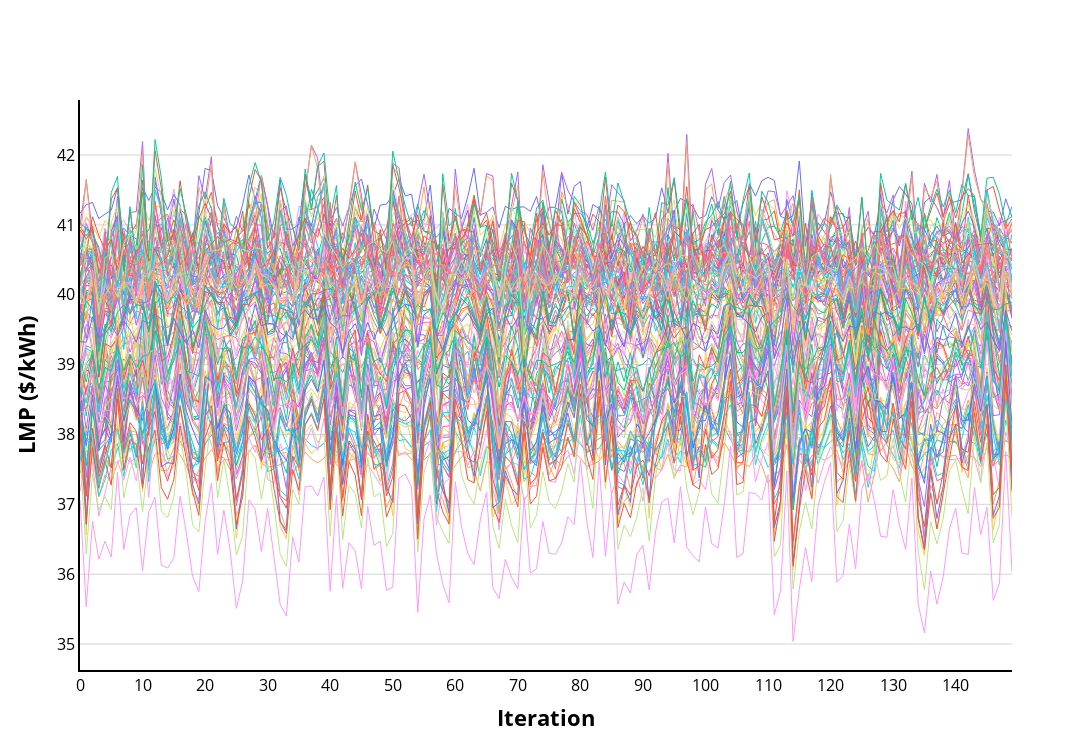

The cell this chart's notebook holds for it:
### Code cell
figLMC = go.Figure()
for i in range(0,X_test.shape[1]):
  figLMC.add_trace(go.Scatter(y=y_test[:,i],
                    mode='lines',
                    line=dict(width=1)))

figLMC.update_xaxes(title_text='<b>Iteration</b>',titlefont_size=22,tickfont_size=16, tickmode = 'linear', tick0 = 0, dtick = 10)
figLMC.update_yaxes(title_text='<b>LMP ($/kWh)</b>',titlefont_size=22,tickfont_size=16)


figLMC.update_layout(width=1500,
                     height=750,
                     paper_bgcolor='rgba(0,0,0,0)',
                     plot_bgcolor='rgba(0,0,0,0)',
                     yaxis=dict(color="black"),
                     xaxis=dict(color="black"),
                     showlegend=False
                    ) 
figLMC.update_xaxes(showline=True, linewidth=2, linecolor='black', mirror=False)
figLMC.update_yaxes(showline=True, linewidth=2, gridcolor='lightgray', linecolor='black', mirror=False)
figLMC.show()

### Figure 1 — Plotly figure (JSON) as saved in the notebook; plotly's stock layout.template omitted (floating-point values rounded to 4 significant figures; data arrays with more than 128 entries replaced by an {"elided": "..."} marker saying what was removed)
{"data": [{"line": {"width": 1}, "mode": "lines", "type": "scatter", "y": {"elided": "150 float values"}}, {"line": {"width": 1}, "mode": "lines", "type": "scatter", "y": {"elided": "150 float values"}}, {"line": {"width": 1}, "mode": "lines", "type": "scatter", "y": {"elided": "150 float values"}}, {"line": {"width": 1}, "mode": "lines", "type": "scatter", "y": {"elided": "150 float values"}}, {"line": {"width": 1}, "mode": "lines", "type": "scatter", "y": {"elided": "150 float values"}}, {"line": {"width": 1}, "mode": "lines", "type": "scatter", "y": {"elided": "150 float values"}}, {"line": {"width": 1}, "mode": "lines", "type": "scatter", "y": {"elided": "150 float values"}}, {"line": {"width": 1}, "mode": "lines", "type": "scatter", "y": {"elided": "150 float values"}}, {"line": {"width": 1}, "mode": "lines", "type": "scatter", "y": {"elided": "150 float values"}}, {"line": {"width": 1}, "mode": "lines", "type": "scatter", "y": {"elided": "150 float values"}}, {"line": {"width": 1}, "mode": "lines", "type": "scatter", "y": {"elided": "150 float values"}}, {"line": {"width": 1}, "mode": "lines", "type": "scatter", "y": {"elided": "150 float values"}}, {"line": {"width": 1}, "mode": "lines", "type": "scatter", "y": {"elided": "150 float values"}}, {"line": {"width": 1}, "mode": "lines", "type": "scatter", "y": {"elided": "150 float values"}}, {"line": {"width": 1}, "mode": "lines", "type": "scatter", "y": {"elided": "150 float values"}}, {"line": {"width": 1}, "mode": "lines", "type": "scatter", "y": {"elided": "150 float values"}}, {"line": {"width": 1}, "mode": "lines", "type": "scatter", "y": {"elided": "150 float values"}}, {"line": {"width": 1}, "mode": "lines", "type": "scatter", "y": {"elided": "150 float values"}}, {"line": {"width": 1}, "mode": "lines", "type": "scatter", "y": {"elided": "150 float values"}}, {"line": {"width": 1}, "mode": "lines", "type": "scatter", "y": {"elided": "150 float values"}}, {"line": {"width": 1}, "mode": "lines", "type": "scatter", "y": {"elided": "150 float values"}}, {"line": {"width": 1}, "mode": "lines", "type": "scatter", "y": {"elided": "150 float values"}}, {"line": {"width": 1}, "mode": "lines", "type": "scatter", "y": {"elided": "150 float values"}}, {"line": {"width": 1}, "mode": "lines", "type": "scatter", "y": {"elided": "150 float values"}}, {"line": {"width": 1}, "mode": "lines", "type": "scatter", "y": {"elided": "150 float values"}}, {"line": {"width": 1}, "mode": "lines", "type": "scatter", "y": {"elided": "150 float values"}}, {"line": {"width": 1}, "mode": "lines", "type": "scatter", "y": {"elided": "150 float values"}}, {"line": {"width": 1}, "mode": "lines", "type": "scatter", "y": {"elided": "150 float values"}}, {"line": {"width": 1}, "mode": "lines", "type": "scatter", "y": {"elided": "150 float values"}}, {"line": {"width": 1}, "mode": "lines", "type": "scatter", "y": {"elided": "150 float values"}}, {"line": {"width": 1}, "mode": "lines", "type": "scatter", "y": {"elided": "150 float values"}}, {"line": {"width": 1}, "mode": "lines", "type": "scatter", "y": {"elided": "150 float values"}}, {"line": {"width": 1}, "mode": "lines", "type": "scatter", "y": {"elided": "150 float values"}}, {"line": {"width": 1}, "mode": "lines", "type": "scatter", "y": {"elided": "150 float values"}}, {"line": {"width": 1}, "mode": "lines", "type": "scatter", "y": {"elided": "150 float values"}}, {"line": {"width": 1}, "mode": "lines", "type": "scatter", "y": {"elided": "150 float values"}}, {"line": {"width": 1}, "mode": "lines", "type": "scatter", "y": {"elided": "150 float values"}}, {"line": {"width": 1}, "mode": "lines", "type": "scatter", "y": {"elided": "150 float values"}}, {"line": {"width": 1}, "mode": "lines", "type": "scatter", "y": {"elided": "150 float values"}}, {"line": {"width": 1}, "mode": "lines", "type": "scatter", "y": {"elided": "150 float values"}}, {"line": {"width": 1}, "mode": "lines", "type": "scatter", "y": {"elided": "150 float values"}}, {"line": {"width": 1}, "mode": "lines", "type": "scatter", "y": {"elided": "150 float values"}}, {"line": {"width": 1}, "mode": "lines", "type": "scatter", "y": {"elided": "150 float values"}}, {"line": {"width": 1}, "mode": "lines", "type": "scatter", "y": {"elided": "150 float values"}}, {"line": {"width": 1}, "mode": "lines", "type": "scatter", "y": {"elided": "150 float values"}}, {"line": {"width": 1}, "mode": "lines", "type": "scatter", "y": {"elided": "150 float values"}}, {"line": {"width": 1}, "mode": "lines", "type": "scatter", "y": {"elided": "150 float values"}}, {"line": {"width": 1}, "mode": "lines", "type": "scatter", "y": {"elided": "150 float values"}}, {"line": {"width": 1}, "mode": "lines", "type": "scatter", "y": {"elided": "150 float values"}}, {"line": {"width": 1}, "mode": "lines", "type": "scatter", "y": {"elided": "150 float values"}}, {"line": {"width": 1}, "mode": "lines", "type": "scatter", "y": {"elided": "150 float values"}}, {"line": {"width": 1}, "mode": "lines", "type": "scatter", "y": {"elided": "150 float values"}}, {"line": {"width": 1}, "mode": "lines", "type": "scatter", "y": {"elided": "150 float values"}}, {"line": {"width": 1}, "mode": "lines", "type": "scatter", "y": {"elided": "150 float values"}}, {"line": {"width": 1}, "mode": "lines", "type": "scatter", "y": {"elided": "150 float values"}}, {"line": {"width": 1}, "mode": "lines", "type": "scatter", "y": {"elided": "150 float values"}}, {"line": {"width": 1}, "mode": "lines", "type": "scatter", "y": {"elided": "150 float values"}}, {"line": {"width": 1}, "mode": "lines", "type": "scatter", "y": {"elided": "150 float values"}}, {"line": {"width": 1}, "mode": "lines", "type": "scatter", "y": {"elided": "150 float values"}}, {"line": {"width": 1}, "mode": "lines", "type": "scatter", "y": {"elided": "150 float values"}}, {"line": {"width": 1}, "mode": "lines", "type": "scatter", "y": {"elided": "150 float values"}}, {"line": {"width": 1}, "mode": "lines", "type": "scatter", "y": {"elided": "150 float values"}}, {"line": {"width": 1}, "mode": "lines", "type": "scatter", "y": {"elided": "150 float values"}}, {"line": {"width": 1}, "mode": "lines", "type": "scatter", "y": {"elided": "150 float values"}}, {"line": {"width": 1}, "mode": "lines", "type": "scatter", "y": {"elided": "150 float values"}}, {"line": {"width": 1}, "mode": "lines", "type": "scatter", "y": {"elided": "150 float values"}}, {"line": {"width": 1}, "mode": "lines", "type": "scatter", "y": {"elided": "150 float values"}}, {"line": {"width": 1}, "mode": "lines", "type": "scatter", "y": {"elided": "150 float values"}}, {"line": {"width": 1}, "mode": "lines", "type": "scatter", "y": {"elided": "150 float values"}}, {"line": {"width": 1}, "mode": "lines", "type": "scatter", "y": {"elided": "150 float values"}}, {"line": {"width": 1}, "mode": "lines", "type": "scatter", "y": {"elided": "150 float values"}}, {"line": {"width": 1}, "mode": "lines", "type": "scatter", "y": {"elided": "150 float values"}}, {"line": {"width": 1}, "mode": "lines", "type": "scatter", "y": {"elided": "150 float values"}}, {"line": {"width": 1}, "mode": "lines", "type": "scatter", "y": {"elided": "150 float values"}}, {"line": {"width": 1}, "mode": "lines", "type": "scatter", "y": {"elided": "150 float values"}}, {"line": {"width": 1}, "mode": "lines", "type": "scatter", "y": {"elided": "150 float values"}}, {"line": {"width": 1}, "mode": "lines", "type": "scatter", "y": {"elided": "150 float values"}}, {"line": {"width": 1}, "mode": "lines", "type": "scatter", "y": {"elided": "150 float values"}}, {"line": {"width": 1}, "mode": "lines", "type": "scatter", "y": {"elided": "150 float values"}}, {"line": {"width": 1}, "mode": "lines", "type": "scatter", "y": {"elided": "150 float values"}}, {"line": {"width": 1}, "mode": "lines", "type": "scatter", "y": {"elided": "150 float values"}}, {"line": {"width": 1}, "mode": "lines", "type": "scatter", "y": {"elided": "150 float values"}}, {"line": {"width": 1}, "mode": "lines", "type": "scatter", "y": {"elided": "150 float values"}}, {"line": {"width": 1}, "mode": "lines", "type": "scatter", "y": {"elided": "150 float values"}}, {"line": {"width": 1}, "mode": "lines", "type": "scatter", "y": {"elided": "150 float values"}}, {"line": {"width": 1}, "mode": "lines", "type": "scatter", "y": {"elided": "150 float values"}}, {"line": {"width": 1}, "mode": "lines", "type": "scatter", "y": {"elided": "150 float values"}}, {"line": {"width": 1}, "mode": "lines", "type": "scatter", "y": {"elided": "150 float values"}}, {"line": {"width": 1}, "mode": "lines", "type": "scatter", "y": {"elided": "150 float values"}}, {"line": {"width": 1}, "mode": "lines", "type": "scatter", "y": {"elided": "150 float values"}}, {"line": {"width": 1}, "mode": "lines", "type": "scatter", "y": {"elided": "150 float values"}}, {"line": {"width": 1}, "mode": "lines", "type": "scatter", "y": {"elided": "150 float values"}}, {"line": {"width": 1}, "mode": "lines", "type": "scatter", "y": {"elided": "150 float values"}}, {"line": {"width": 1}, "mode": "lines", "type": "scatter", "y": {"elided": "150 float values"}}, {"line": {"width": 1}, "mode": "lines", "type": "scatter", "y": {"elided": "150 float values"}}, {"line": {"width": 1}, "mode": "lines", "type": "scatter", "y": {"elided": "150 float values"}}, {"line": {"width": 1}, "mode": "lines", "type": "scatter", "y": {"elided": "150 float values"}}, {"line": {"width": 1}, "mode": "lines", "type": "scatter", "y": {"elided": "150 float values"}}, {"line": {"width": 1}, "mode": "lines", "type": "scatter", "y": {"elided": "150 float values"}}, {"line": {"width": 1}, "mode": "lines", "type": "scatter", "y": {"elided": "150 float values"}}, {"line": {"width": 1}, "mode": "lines", "type": "scatter", "y": {"elided": "150 float values"}}, {"line": {"width": 1}, "mode": "lines", "type": "scatter", "y": {"elided": "150 float values"}}, {"line": {"width": 1}, "mode": "lines", "type": "scatter", "y": {"elided": "150 float values"}}, {"line": {"width": 1}, "mode": "lines", "type": "scatter", "y": {"elided": "150 float values"}}, {"line": {"width": 1}, "mode": "lines", "type": "scatter", "y": {"elided": "150 float values"}}, {"line": {"width": 1}, "mode": "lines", "type": "scatter", "y": {"elided": "150 float values"}}, {"line": {"width": 1}, "mode": "lines", "type": "scatter", "y": {"elided": "150 float values"}}, {"line": {"width": 1}, "mode": "lines", "type": "scatter", "y": {"elided": "150 float values"}}, {"line": {"width": 1}, "mode": "lines", "type": "scatter", "y": {"elided": "150 float values"}}, {"line": {"width": 1}, "mode": "lines", "type": "scatter", "y": {"elided": "150 float values"}}, {"line": {"width": 1}, "mode": "lines", "type": "scatter", "y": {"elided": "150 float values"}}, {"line": {"width": 1}, "mode": "lines", "type": "scatter", "y": {"elided": "150 float values"}}, {"line": {"width": 1}, "mode": "lines", "type": "scatter", "y": {"elided": "150 float values"}}, {"line": {"width": 1}, "mode": "lines", "type": "scatter", "y": {"elided": "150 float values"}}, {"line": {"width": 1}, "mode": "lines", "type": "scatter", "y": {"elided": "150 float values"}}, {"line": {"width": 1}, "mode": "lines", "type": "scatter", "y": {"elided": "150 float values"}}, {"line": {"width": 1}, "mode": "lines", "type": "scatter", "y": {"elided": "150 float values"}}, {"line": {"width": 1}, "mode": "lines", "type": "scatter", "y": {"elided": "150 float values"}}], "layout": {"height": 750, "paper_bgcolor": "rgba(0,0,0,0)", "plot_bgcolor": "rgba(0,0,0,0)", "showlegend": false, "width": 1500, "xaxis": {"color": "black", "dtick": 10, "linecolor": "black", "linewidth": 2, "mirror": false, "showline": true, "tick0": 0, "tickfont": {"size": 16}, "tickmode": "linear", "title": {"font": {"size": 22}, "text": "<b>Iteration</b>"}}, "yaxis": {"color": "black", "gridcolor": "lightgray", "linecolor": "black", "linewidth": 2, "mirror": false, "showline": true, "tickfont": {"size": 16}, "title": {"font": {"size": 22}, "text": "<b>LMP ($/kWh)</b>"}}}}
